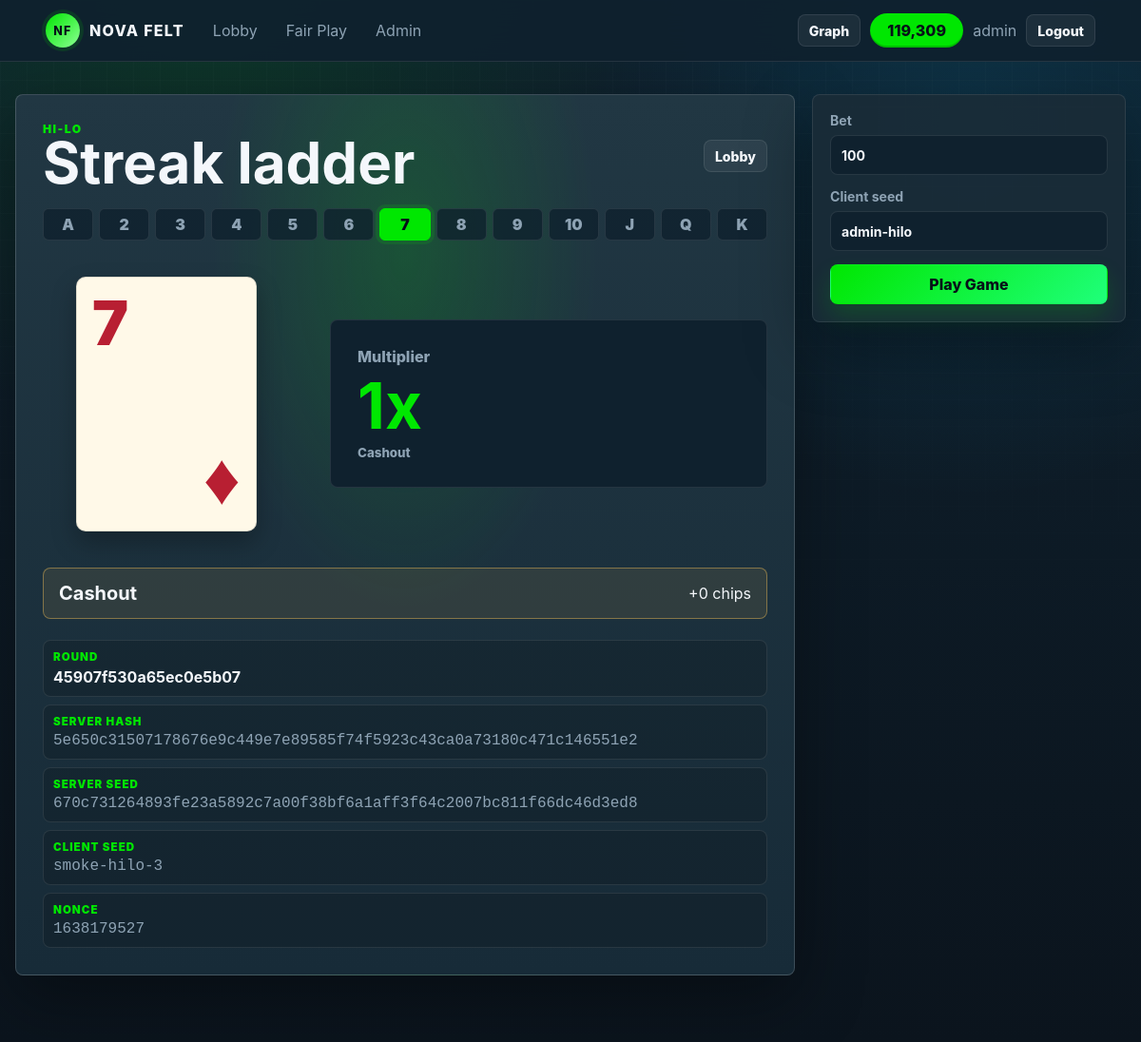
Page /hilo (signed in) on the committed database.
### tables this page shows
CREATE TABLE users (
            id INTEGER PRIMARY KEY AUTOINCREMENT,
            username TEXT UNIQUE NOT NULL,
            password_hash TEXT NOT NULL,
            role TEXT NOT NULL DEFAULT 'user',
            balance INTEGER NOT NULL DEFAULT 0,
            disabled INTEGER NOT NULL DEFAULT 0,
            created_at TEXT NOT NULL
        );

### app.py (the view, shortened to what this page needs)
@app.route("/hilo", methods=["GET", "POST"])
@login_required
def hilo():
    key = f"hilo:{g.user['id']}"
    state = get_hilo_state(g.user["id"])
    return render_template("hilo.html", state=hilo_public_state(state))

### app.py (called while the page is built)
def get_db():
    if "db" not in g:
        g.db = sqlite3.connect(DB_PATH)
        g.db.row_factory = sqlite3.Row
    return g.db

@app.before_request
def load_current_user():
    g.user = None
    user_id = session.get("user_id")
    if user_id is not None:
        g.user = get_db().execute("SELECT * FROM users WHERE id = ?", (user_id,)).fetchone()
        if g.user is None or g.user["disabled"]:
            session.clear()
            g.user = None

@app.context_processor
def inject_globals():
    stats_page = GAME_STATS_ENDPOINTS.get(request.endpoint)
    return {
        "current_user": g.get("user"),
        "format_chips": format_chips,
        "stats_game": stats_page[0] if stats_page else None,
        "stats_game_label": stats_page[1] if stats_page else None,
    }

def format_chips(value):
    try:
        return f"{int(value):,}"
    except (TypeError, ValueError):
        return "0"

def login_required(view):
    @wraps(view)
    def wrapped(*args, **kwargs):
        if g.user is None:
            return redirect(url_for("login", next=request.path))
        return view(*args, **kwargs)
    return wrapped

def get_state(name, default_factory):
    row = get_db().execute("SELECT state_json FROM game_states WHERE name = ?", (name,)).fetchone()
    if row:
        return json.loads(row["state_json"])
    state = default_factory()
    set_state(name, state)
    return state

def hilo_card_value(card):
    return HILO_VALUE[card["rank"]]

def hilo_multiplier(current, guess):
    value = hilo_card_value(current)
    if guess == "higher":
        winning_ranks = len(HILO_RANKS) - value + 1
    else:
        winning_ranks = value
    probability = winning_ranks / len(HILO_RANKS)
    multiplier = (1 - HILO_HOUSE_EDGE) / probability
    return {
        "chance": round(probability * 100, 2),
        "multiplier": round(multiplier, 4),
        "winning_ranks": winning_ranks,
    }

def hilo_options(current):
    return {
        "higher": hilo_multiplier(current, "higher"),
        "lower": hilo_multiplier(current, "lower"),
    }

def get_hilo_state(user_id):
    state = get_state(f"hilo:{user_id}", lambda: hilo_default_state(user_id))
    last_fair = (state.get("last") or {}).get("fair") or {}
    if "active" not in state or (not state.get("active") and last_fair.get("game") == "hilo_initial"):
        state = hilo_default_state(user_id)
        set_state(f"hilo:{user_id}", state)
    get_db().commit()
    return state

### templates/hilo.html (shortened to what this page needs)
{% extends "base.html" %}
{% from "macros.html" import playing_card, fair_box %}
{% block content %}
<section class="game-page hilo-stage">
    <div class="game-board">
        <div class="table-header">
            <div>
                <div class="section-kicker">Hi-Lo</div>
                <h1>Streak ladder</h1>
            </div>
            <a class="button ghost small" href="{{ url_for('lobby') }}">Lobby</a>
        </div>
        <div class="hilo-range" aria-hidden="true">
            {% for rank in ["A", "2", "3", "4", "5", "6", "7", "8", "9", "10", "J", "Q", "K"] %}
                <span class="{{ 'active' if state.has_card and state.current.rank == rank else '' }}">{{ rank }}</span>
            {% endfor %}
        </div>
        <div class="hilo-focus">
            <div class="hilo-current-card">
                {{ playing_card(state.current, order=0) }}
            </div>
            <div class="hilo-meter">
                <span>Multiplier</span>
                <strong>{{ '%.4g'|format(state.multiplier or 1) }}x</strong>
                {% if state.active %}
                    <small>Cashout {{ format_chips(state.cashout) }}</small>
                {% elif state.last and state.last.outcome %}
                    <small>{{ state.last.outcome.title() }}</small>
                {% else %}
                    <small>Press Play Game</small>
                {% endif %}
            </div>
        </div>
        {% if state.last and state.last.outcome %}
            {% set net = state.last.net or 0 %}
            <div class="result-banner result-reveal-pending {{ 'win' if net > 0 else ('push' if net == 0 else 'lose') }}">
                <strong>{{ state.last.outcome.title() }}</strong>
                <span>{{ '%+d'|format(net) }} chips</span>
            </div>
        {% endif %}
        {% if state.last and state.last.fair %}
            {{ fair_box(state.last.fair) }}
        {% endif %}
    </div>
    <aside class="bet-panel">
        {% if state.active %}
            <div class="hilo-side-stats">
                <div>
                    <span>Bet</span>
                    <strong>{{ format_chips(state.bet) }}</strong>
                </div>
                <div>
                    <span>Cashout</span>
                    <strong>{{ format_chips(state.cashout) }}</strong>
                </div>
            </div>
            <form method="post" class="stacked-form hilo-actions">
                <button class="button secondary hilo-choice" type="submit" name="action" value="higher">
                    <span>Higher or Same</span>
                    <strong>{{ '%.4g'|format(state.options.higher.multiplier) }}x</strong>
                    <small>{{ '%.2f'|format(state.options.higher.chance) }}%</small>
                </button>
                <button class="button secondary hilo-choice" type="submit" name="action" value="lower">
                    <span>Lower or Same</span>
                    <strong>{{ '%.4g'|format(state.options.lower.multiplier) }}x</strong>
                    <small>{{ '%.2f'|format(state.options.lower.chance) }}%</small>
                </button>
                <button class="button primary" type="submit" name="action" value="cashout">
                    Cash Out {{ format_chips(state.cashout) }}
                </button>
                <button class="button ghost" type="submit" name="action" value="skip">
                    Skip Card
                </button>
            </form>
        {% else %}
            <form method="post" class="stacked-form">
                <label>
                    Bet
                    <input type="number" name="bet" min="1" value="100" required>
                </label>
                <label>
                    Client seed
                    <input name="client_seed" value="{{ current_user.username }}-hilo">
                </label>
                <button class="button primary" type="submit">Play Game</button>
            </form>
        {% endif %}
    </aside>
</section>
{% endblock %}

### templates/base.html (shortened to what this page needs)
<!doctype html>
<html lang="en">
<head>
    <link rel="stylesheet" href="{{ url_for('static', filename='styles.css') }}">
</head>
<body>
    <div class="felt-glow"></div>
    <header class="topbar">
        <a class="brand" href="{{ url_for('lobby') if current_user else url_for('login') }}">
            <span class="brand-mark">NF</span>
            <span>Nova Felt</span>
        </a>
        <nav class="nav-links">
            {% if current_user %}
                <a href="{{ url_for('lobby') }}">Lobby</a>
                <a href="{{ url_for('fairness') }}">Fair Play</a>
                {% if current_user.role == 'admin' %}
                    <a href="{{ url_for('admin') }}">Admin</a>
                {% endif %}
            {% endif %}
        </nav>
        <div class="account-strip">
            {% if current_user %}
                {% if stats_game %}
                    <button class="button ghost small graph-button" type="button" data-stats-open data-stats-game="{{ stats_game }}" data-stats-label="{{ stats_game_label }}">
                        Graph
                    </button>
                {% endif %}
                <span class="chip-balance">{{ format_chips(current_user.balance) }}</span>
                <span class="username">{{ current_user.username }}</span>
                <a class="button ghost small" href="{{ url_for('logout') }}">Logout</a>
            {% else %}
                <a class="button ghost small" href="{{ url_for('login') }}">Login</a>
            {% endif %}
        </div>
    </header>
    <main class="page-shell">
        {% block content %}{% endblock %}
    </main>
</body>
</html>

### rows in the picture
users: balance "119,309", username "admin", client_seed "admin-hilo"

### other values in the picture
{{ rank }} "A" "2" "3" "4" "5" "6" "7" "8" "9" "10" "J" "Q" "K"
{{ card.rank }} "7"
{{ '%.4g'|format(state.multiplier or 1) }} "1"
{{ state.last.outcome.title() }} "Cashout"
{{ '%+d'|format(net) }} "+0"
{{ fair.id }} "45907f530a65ec0e5b07"
{{ fair.server_seed_hash }} "5e650c31507178676e9c449e7e89585f74f5923c43ca0a73180c471c146551e2"
{{ fair.server_seed }} "670c731264893fe23a5892c7a00f38bf6a1aff3f64c2007bc811f66dc46d3ed8"
{{ fair.client_seed }} "smoke-hilo-3"
{{ fair.nonce }} "1638179527"
